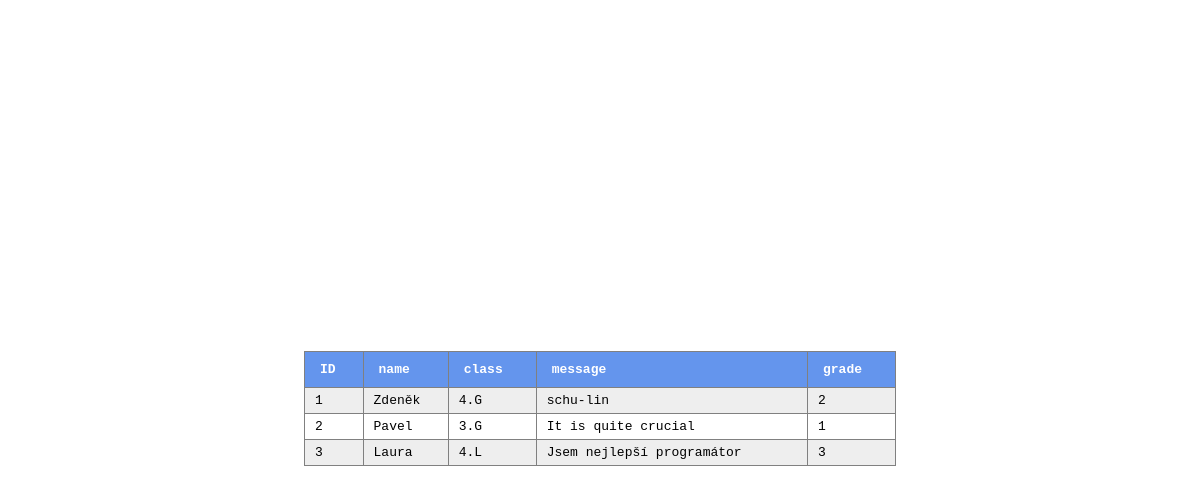
The page /result on the database its author committed.
### tables this page shows
CREATE TABLE students (
    id INTEGER PRIMARY KEY,
    student_name TEXT,
    class TEXT,
    student_message TEXT,
    grade INTEGER
);

### flask_db/app.py (the view)
@app.route("/result")
def result():
    cursor = get_db().cursor()
    cursor.execute("SELECT * FROM students")
    rows = cursor.fetchall()
    return render_template("result_all.html", rows=rows)

### flask_db/app.py (called while the page is built)
def get_db():
    db = getattr(g, "_database", None)
    if db is None:
        db = g._database = sqlite3.connect(DATABASE)
    return db

@app.teardown_appcontext
def close_connection(exception):
    db = get_db()
    if db is not None:
        db.close()

### flask_db/templates/result_all.html (shortened to what this page needs)
<html lang="cs">
<head>
</head>
<body>
<div>
    <table border="1">
        <tr>
            <th>ID</th>
            <th>name</th>
            <th>class</th>
            <th>message</th>
            <th>grade</th>
        </tr>
        {% for row in rows %}
        <tr>
            <td>{{ row[0] }}</td>
            <td>{{ row[1] }}</td>
            <td>{{ row[2] }}</td>
            <td>{{ row[3] }}</td>
            <td>{{ row[4] }}</td>
        </tr>
        {% endfor %}
    </table>
</div>
</body>
</html>

### flask_db/templates/result_all.html (style rules this page uses)
* { font-family: monospace; }
div { display: flex; justify-content: center; align-items: center; height: 100vh; }
table { border-collapse: collapse; width: 50%; }
th { padding: 10px 15px; background-color: cornflowerblue; color: white; text-align: left; }
td { padding: 5px 10px; }
tr:nth-child(even) { background-color: #eee; }

### rows shown on the page
students: id "1", student_name "Zdeněk", class "4.G", student_message "schu-lin", grade "2"
students: id "2", student_name "Pavel", class "3.G", student_message "It is quite crucial", grade "1"
students: id "3", student_name "Laura", class "4.L", student_message "Jsem nejlepší programátor", grade "3"
